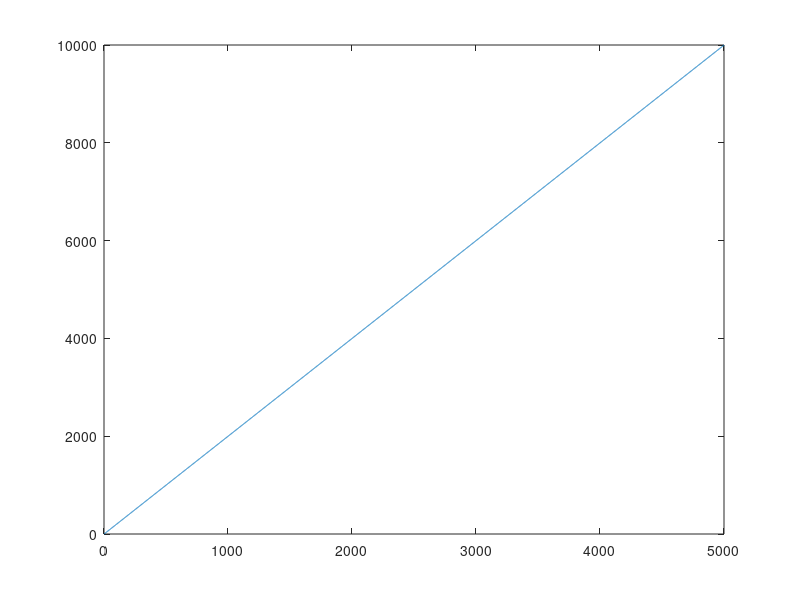

Write MATLAB code to recreate this figure.
% Implementation of the sliding window function

%Creating a function on which to test this with

y = linspace(0,5000,5001);
x = y;

scatter(x,y);

%Created a mock function to deal with this

w=20;
counter = 0;

for k=1:5000
    w_y(k)=y(k);
    if mod(k,w) == 0
        %do processing function
        w_yi(k+1-w:k) = 2*w_y(k+1-w:k);
        counter = counter+1;
    end
end

plot(w_yi);